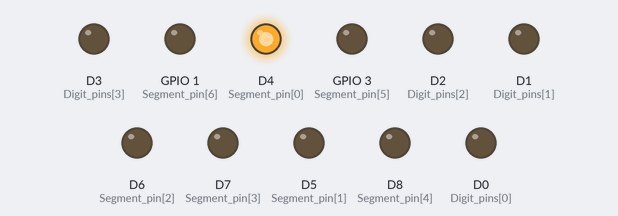
A program run on a simulated ESP8266 (NodeMCU). Parts: output pins drawn as LEDs (lit = HIGH).

Above: at 0.2 s.
At 1.2 s:
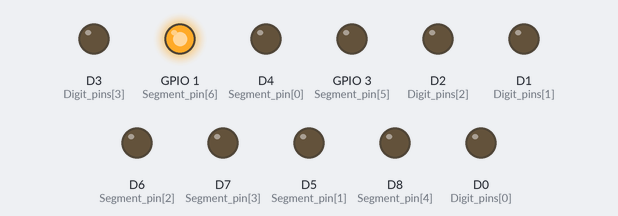
At 1.7 s:
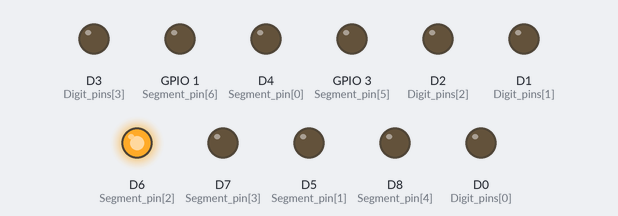
At 2.7 s:
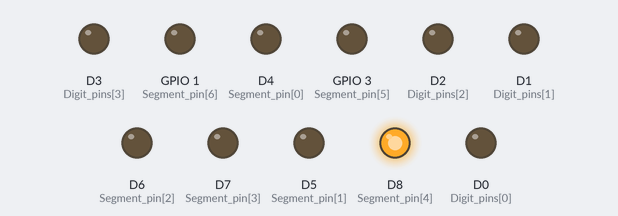
At 3.7 s:
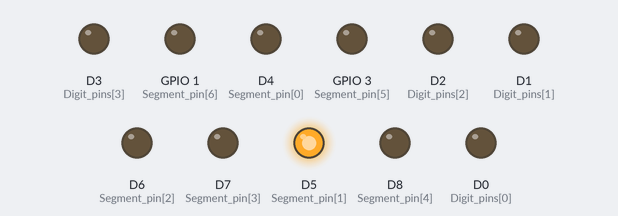
At 5.2 s:
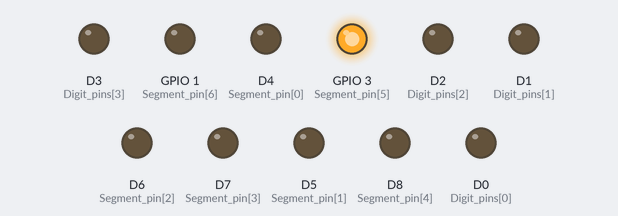
Timing chart, 0 to 5.9 s (numbered marks = the images above):
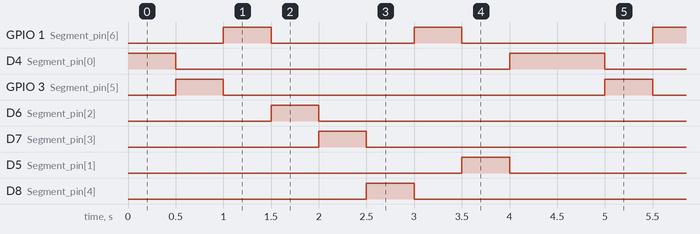

Measured:
- by itself, GPIO 1 (Segment_pin[6]): repeats every 4.5 s: LOW 1.5 s, HIGH 0.50 s, LOW 2.0 s, HIGH 0.50 s
- by itself, D4 (Segment_pin[0]): repeats every 4.5 s: LOW 3.5 s, HIGH 1.0 s
- by itself, GPIO 3 (Segment_pin[5]), D6 (Segment_pin[2]), D7 (Segment_pin[3]), D5 (Segment_pin[1]), D8 (Segment_pin[4]): alternates HIGH for 0.50 s and LOW for 4.0 s

The program:

main.cpp
```cpp
//4.	แสดงไฟวิ่งแบบย้อนกลับบน LED 7-Segment ตำแหน่ง A > F > G > C > D > E > G > B > A
#include "Arduino.h"
int Digit_pins[] = {D0, D1, D2, D3};
int Segment_pin[] = {D4, D5, D6, D7, D8, D9, D10};
const int SEGMENT_A_ROUND1 = 0;
const int SEGMENT_B = 1;
const int SEGMENT_G_ROUND1 = 2;
const int SEGMENT_E = 3;
const int SEGMENT_D = 4;
const int SEGMENT_C = 5;
const int SEGMENT_G_ROUND2 = 6;
const int SEGMENT_F = 7;
const int SEGMENT_A_ROUND2 = 8;
int state;
unsigned int Seg_val; // เก็บค่าที่จะส่งไปที่ Segment
void Segment_Display(int Seg_val); // ประกาศฟังก์ชันแสดงผล 7 Segment
void setup()
{
    state = SEGMENT_A_ROUND1;
    for (int i = 0; i < 4; i++)
    {
        pinMode(Digit_pins[i], OUTPUT);
    }

    for (int i = 0; i < 7; i++)
    {
        pinMode(Segment_pin[i], OUTPUT);
    }
}
void loop()
{
    switch (state)
    {
    case SEGMENT_A_ROUND1: // สถานะ SEGMENT_A
        Seg_val = 0x01; // เก็บค่าที่จะสั่งให้ทำงานแต่ล่ะ Segment ลงในตัวแปร Seg_val
        Segment_Display(Seg_val); // ส่งค่า Seg_val ไปที่ฟังก์ชัน Segment_Display
        state = SEGMENT_F; // เปลี่ยนสถานะไป SEGMENT_B
        break;
    case SEGMENT_F:
        Seg_val = 0x20;
        Segment_Display(Seg_val);
        state = SEGMENT_G_ROUND1;
        break;
    case SEGMENT_G_ROUND1:
        Seg_val = 0x40;
        Segment_Display(Seg_val);
        state = SEGMENT_C;
        break;
    case SEGMENT_C:
        Seg_val = 0x04;
        Segment_Display(Seg_val);
        state = SEGMENT_D;
        break;
    case SEGMENT_D:
        Seg_val = 0x08;
        Segment_Display(Seg_val);
        state = SEGMENT_E;
        break;
    case SEGMENT_E:
        Seg_val = 0x10;
        Segment_Display(Seg_val);
        state = SEGMENT_G_ROUND2;
        break;
    case SEGMENT_G_ROUND2:
        Seg_val = 0x40;
        Segment_Display(Seg_val);
        state = SEGMENT_B;
        break;
    case SEGMENT_B:
        Seg_val = 0x02;
        Segment_Display(Seg_val);
        state = SEGMENT_A_ROUND2;
        break;
    case SEGMENT_A_ROUND2: // สถานะ SEGMENT_A
        Seg_val = 0x01; // เก็บค่าที่จะสั่งให้ทำงานแต่ล่ะ Segment ลงในตัวแปร Seg_val
        Segment_Display(Seg_val); // ส่งค่า Seg_val ไปที่ฟังก์ชัน Segment_Display
        state = SEGMENT_A_ROUND1; // เปลี่ยนสถานะไป SEGMENT_B
        break;

    }
}
void Segment_Display(int Seg_val) // ฟังก์ชันแสดงผล 7 Segment
{
    for (int i = 0; i <= 6; i++)
    {
        digitalWrite(Segment_pin[i], bitRead(Seg_val, i));
    }
    delay(500);
}
```
